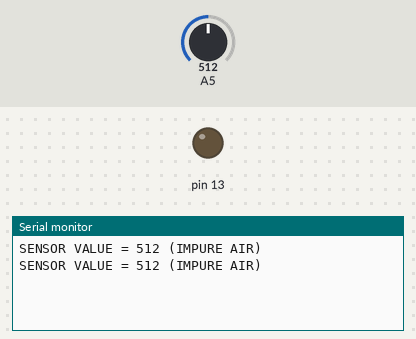
Recording of a sketch running on a simulated Arduino Uno, built with avr-gcc and run on an emulated ATmega328P. Shown: output pins drawn as LEDs (lit = HIGH), the last lines printed to the serial monitor. Inputs (shaded band) come from the test bench; at power-on: A5 = 512.

Above: at 1.8 s.
1.9 s: A5 set to 157
At 2.8 s:
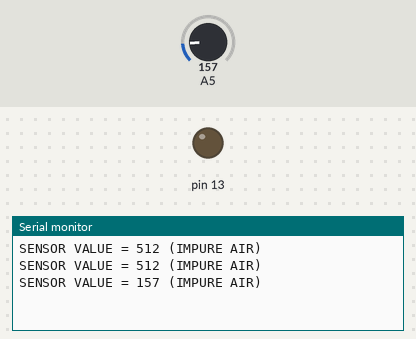
3.4 s: A5 set to 136
At 4.4 s:
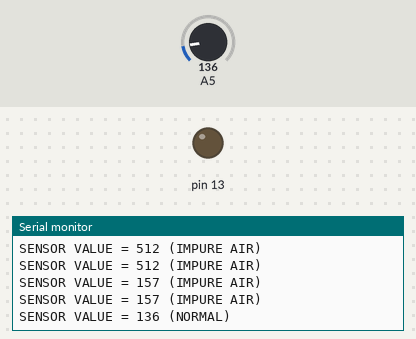

The sketch:

Air-Quality-Sensor.ino
```cpp
/*  Soil Mosture Sensor With Arduino And LCD
 *
 *
 * Components
 * ----------
 *  - Arduino Uno
 *  - MQ 135
 *  - Connecting cables
 *  - Arduino IDE
 *
 *
 */

int sensorValue;
int digitalValue;
void setup()
{
Serial.begin(9600);
pinMode(13, OUTPUT);
}
void loop()
{
sensorValue = analogRead(A5);
if (sensorValue < 150 && sensorValue >64)
{
Serial.print("SENSOR VALUE = ");
Serial.print(sensorValue, DEC);
Serial.println(" (NORMAL)");
}
else
{
Serial.print("SENSOR VALUE = ");
Serial.print(sensorValue, DEC);
Serial.println(" (IMPURE AIR)");
}
delay(1000);
}
```

Measured:
- the behaviour switches between 150 and 149 on A5 (found by bisection; images 1 and 2)
- after the input at 1.9 s, the serial monitor: prints a new line after 0.10 s (image 1)
- after the input at 3.4 s, the serial monitor: prints a new line after 0.60 s (image 2)
